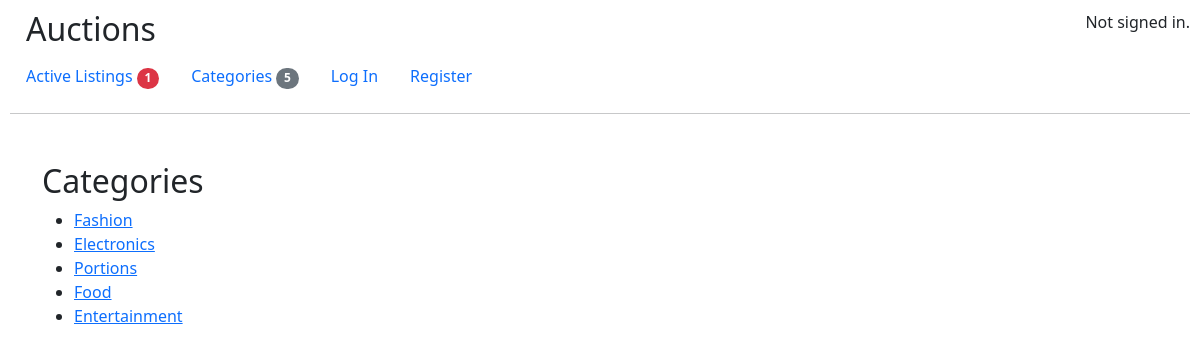
The page /categories on the database its author committed.
### auctions/models.py (models this page shows)
class Category(models.Model):
    name = models.CharField(max_length=64, default = 'Other')
    def __str__(self):
        return self.name

### auctions/views/views.py (the view)
# urls.py: path('categories', views.categories, name='categories'),
def categories(request):
    if request.method == "POST":
        name = request.POST.get("name")
        Category.objects.create(name=name)
        return redirect("categories")
    categories = Category.objects.all()
    return render(
        request,
        "auctions/categories.html",
        {"categories": categories, "url": "category"},
    )

### auctions/context_processors.py (called while the page is built)
def active_listings(request):
    return {'active_listings': Listing.objects.filter(status=True)}

def all_categories(request):
    return {'all_categories': Category.objects.all()}

### auctions/templates/auctions/categories.html (shortened to what this page needs)
{% extends "auctions/layout.html" %}
{% block body %}
<div class="container mt-5">
    <h2>Categories</h2>
    <ul>
        {% for category in categories %}
        <li><a href="{% url 'category' category%}">{{category}}</a></li>
        {% endfor %}
    </ul>
</div>
{% endblock %}

### auctions/static/auctions/styles.css (style rules this page uses)
body { padding: 10px; }

### rows shown on the page
Category: name "Fashion"
Category: name "Electronics"
Category: name "Portions"
Category: name "Food"
Category: name "Entertainment"

### other values the page prints
{{ active_listings.count }} "1"
{{ all_categories.count }} "5"
